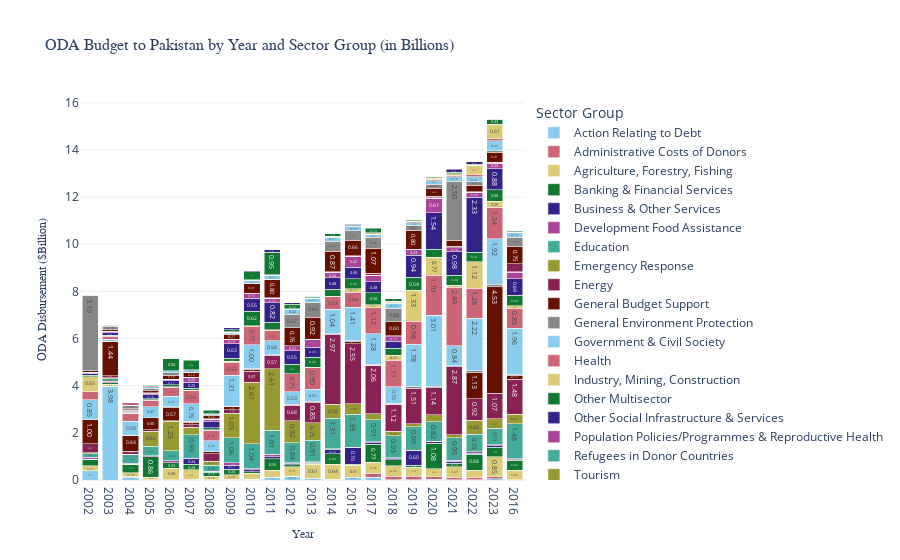

Notebook cell for this chart:
### Code cell
# Group by year and sector-group, sum the values
grouped = crs_data.groupby(["year", "sector-group"], as_index=False)["value"].sum()

# Rename columns for clarity
grouped.columns = ["year", "sector_group", "total_value"]

# Ensure year is treated as a category for better bar spacing
grouped["year"] = grouped["year"].astype(str)

# Create bar chart
fig = px.bar(
    grouped,
    x="year",
    y="total_value",
    color="sector_group",
    text="total_value",  # Show actual values on bars
    title="ODA Budget to Pakistan by Year and Sector Group (in Billions)",
    labels={
        "year": "Year",
        "total_value": "ODA Disbursement ($Billion)",
        "sector_group": "Sector Group"
    },
    color_discrete_sequence=px.colors.qualitative.Safe
)

# Customize layout
fig.update_layout(
    barmode="stack",
    title_font=dict(family="Arial", size=16),
    xaxis_title_font=dict(family="Arial", size=12),
    yaxis_title_font=dict(family="Arial", size=12),
    legend_title="Sector Group",
    template="plotly_white"
)

# format the bar labels for better readability
fig.update_traces(texttemplate='%{text:.2f}', textposition='inside')

fig.show()

### Figure 1 — Plotly figure (JSON) as saved in the notebook; plotly's stock layout.template omitted (floating-point values rounded to 4 significant figures)
{"data": [{"alignmentgroup": "True", "hovertemplate": "Sector Group=Action Relating to Debt<br>Year=%{x}<br>ODA Disbursement ($Billion)=%{text}<extra></extra>", "legendgroup": "Action Relating to Debt", "marker": {"color": "rgb(136, 204, 238)", "pattern": {"shape": ""}}, "name": "Action Relating to Debt", "offsetgroup": "Action Relating to Debt", "orientation": "v", "showlegend": true, "text": [0.3882, 3.981, 0.1266, 0.000568, 0.01157, 0.01955, 0.008461, 0.01462, 0.02696, 0.1191, 0.1572, 0.06292, 0.02252, 0.09124, 0.1176, 0.01085, 0.007857, 0.02651, 0.01006, 0.01683, 0.05463], "textposition": "inside", "texttemplate": "%{text:.2f}", "type": "bar", "x": ["2002", "2003", "2004", "2005", "2006", "2007", "2008", "2009", "2010", "2011", "2012", "2013", "2014", "2015", "2017", "2018", "2019", "2020", "2021", "2022", "2023"], "xaxis": "x", "y": [0.3882, 3.981, 0.1266, 0.000568, 0.01157, 0.01955, 0.008461, 0.01462, 0.02696, 0.1191, 0.1572, 0.06292, 0.02252, 0.09124, 0.1176, 0.01085, 0.007857, 0.02651, 0.01006, 0.01683, 0.05463], "yaxis": "y"}, {"alignmentgroup": "True", "hovertemplate": "Sector Group=Administrative Costs of Donors<br>Year=%{x}<br>ODA Disbursement ($Billion)=%{text}<extra></extra>", "legendgroup": "Administrative Costs of Donors", "marker": {"color": "rgb(204, 102, 119)", "pattern": {"shape": ""}}, "name": "Administrative Costs of Donors", "offsetgroup": "Administrative Costs of Donors", "orientation": "v", "showlegend": true, "text": [0.0001347, 1.602e-05, 0.001494, 0.0001195, 0.001389, 0.004648, 0.003719, 0.007709, 0.003002, 0.008294, 0.008435, 0.007119, 0.006155, 0.02033, 0.008073, 0.1767, 0.1412, 0.1563, 0.106, 0.1126, 0.08408, 0.09171], "textposition": "inside", "texttemplate": "%{text:.2f}", "type": "bar", "x": ["2002", "2003", "2004", "2005", "2006", "2007", "2008", "2009", "2010", "2011", "2012", "2013", "2014", "2015", "2016", "2017", "2018", "2019", "2020", "2021", "2022", "2023"], "xaxis": "x", "y": [0.0001347, 1.602e-05, 0.001494, 0.0001195, 0.001389, 0.004648, 0.003719, 0.007709, 0.003002, 0.008294, 0.008435, 0.007119, 0.006155, 0.02033, 0.008073, 0.1767, 0.1412, 0.1563, 0.106, 0.1126, 0.08408, 0.09171], "yaxis": "y"}, {"alignmentgroup": "True", "hovertemplate": "Sector Group=Agriculture, Forestry, Fishing<br>Year=%{x}<br>ODA Disbursement ($Billion)=%{text}<extra></extra>", "legendgroup": "Agriculture, Forestry, Fishing", "marker": {"color": "rgb(221, 204, 119)", "pattern": {"shape": ""}}, "name": "Agriculture, Forestry, Fishing", "offsetgroup": "Agriculture, Forestry, Fishing", "orientation": "v", "showlegend": true, "text": [0.2093, 0.07593, 0.1764, 0.12, 0.4767, 0.402, 0.1507, 0.1994, 0.2632, 0.2786, 0.4052, 0.6087, 0.6389, 0.5145, 0.4152, 0.4503, 0.4506, 0.3767, 0.3458, 0.4344, 0.308, 0.8494], "textposition": "inside", "texttemplate": "%{text:.2f}", "type": "bar", "x": ["2002", "2003", "2004", "2005", "2006", "2007", "2008", "2009", "2010", "2011", "2012", "2013", "2014", "2015", "2016", "2017", "2018", "2019", "2020", "2021", "2022", "2023"], "xaxis": "x", "y": [0.2093, 0.07593, 0.1764, 0.12, 0.4767, 0.402, 0.1507, 0.1994, 0.2632, 0.2786, 0.4052, 0.6087, 0.6389, 0.5145, 0.4152, 0.4503, 0.4506, 0.3767, 0.3458, 0.4344, 0.308, 0.8494], "yaxis": "y"}, {"alignmentgroup": "True", "hovertemplate": "Sector Group=Banking & Financial Services<br>Year=%{x}<br>ODA Disbursement ($Billion)=%{text}<extra></extra>", "legendgroup": "Banking & Financial Services", "marker": {"color": "rgb(17, 119, 51)", "pattern": {"shape": ""}}, "name": "Banking & Financial Services", "offsetgroup": "Banking & Financial Services", "orientation": "v", "showlegend": true, "text": [0.2902, 0.0662, 0.3666, 0.8603, 0.2456, 0.2366, 0.1764, 0.2363, 0.04935, 0.5007, 0.08143, 0.03731, 0.4444, 0.0435, 0.4208, 0.7682, 0.2595, 0.09328, 1.077, 0.153, 0.6849, 0.3985], "textposition": "inside", "texttemplate": "%{text:.2f}", "type": "bar", "x": ["2002", "2003", "2004", "2005", "2006", "2007", "2008", "2009", "2010", "2011", "2012", "2013", "2014", "2015", "2016", "2017", "2018", "2019", "2020", "2021", "2022", "2023"], "xaxis": "x", "y": [0.2902, 0.0662, 0.3666, 0.8603, 0.2456, 0.2366, 0.1764, 0.2363, 0.04935, 0.5007, 0.08143, 0.03731, 0.4444, 0.0435, 0.4208, 0.7682, 0.2595, 0.09328, 1.077, 0.153, 0.6849, 0.3985], "yaxis": "y"}, {"alignmentgroup": "True", "hovertemplate": "Sector Group=Business & Other Services<br>Year=%{x}<br>ODA Disbursement ($Billion)=%{text}<extra></extra>", "legendgroup": "Business & Other Services", "marker": {"color": "rgb(51, 34, 136)", "pattern": {"shape": ""}}, "name": "Business & Other Services", "offsetgroup": "Business & Other Services", "orientation": "v", "showlegend": true, "text": [0.000594, 0.001571, 0.001513, 0.003536, 0.001287, 0.238, 0.01005, 0.173, 0.09217, 0.07759, 0.06256, 0.04077, 0.1852, 0.6982, 0.02124, 0.06895, 0.03718, 0.5967, 0.07276, 0.08292, 0.03624, 0.05968], "textposition": "inside", "texttemplate": "%{text:.2f}", "type": "bar", "x": ["2002", "2003", "2004", "2005", "2006", "2007", "2008", "2009", "2010", "2011", "2012", "2013", "2014", "2015", "2016", "2017", "2018", "2019", "2020", "2021", "2022", "2023"], "xaxis": "x", "y": [0.000594, 0.001571, 0.001513, 0.003536, 0.001287, 0.238, 0.01005, 0.173, 0.09217, 0.07759, 0.06256, 0.04077, 0.1852, 0.6982, 0.02124, 0.06895, 0.03718, 0.5967, 0.07276, 0.08292, 0.03624, 0.05968], "yaxis": "y"}, {"alignmentgroup": "True", "hovertemplate": "Sector Group=Development Food Assistance<br>Year=%{x}<br>ODA Disbursement ($Billion)=%{text}<extra></extra>", "legendgroup": "Development Food Assistance", "marker": {"color": "rgb(170, 68, 153)", "pattern": {"shape": ""}}, "name": "Development Food Assistance", "offsetgroup": "Development Food Assistance", "orientation": "v", "showlegend": true, "text": [0.0837, 0.06228, 0.03324, 0.04206, 0.07279, 0.02643, 0.03124, 0.1003, 0.05195, 0.1063, 0.02432, 0.02176, 0.02335, 0.02833, 0.02621, 0.05091, 0.04085, 0.03056, 0.01875, 0.04802, 0.07029, 0.03124], "textposition": "inside", "texttemplate": "%{text:.2f}", "type": "bar", "x": ["2002", "2003", "2004", "2005", "2006", "2007", "2008", "2009", "2010", "2011", "2012", "2013", "2014", "2015", "2016", "2017", "2018", "2019", "2020", "2021", "2022", "2023"], "xaxis": "x", "y": [0.0837, 0.06228, 0.03324, 0.04206, 0.07279, 0.02643, 0.03124, 0.1003, 0.05195, 0.1063, 0.02432, 0.02176, 0.02335, 0.02833, 0.02621, 0.05091, 0.04085, 0.03056, 0.01875, 0.04802, 0.07029, 0.03124], "yaxis": "y"}, {"alignmentgroup": "True", "hovertemplate": "Sector Group=Education<br>Year=%{x}<br>ODA Disbursement ($Billion)=%{text}<extra></extra>", "legendgroup": "Education", "marker": {"color": "rgb(68, 170, 153)", "pattern": {"shape": ""}}, "name": "Education", "offsetgroup": "Education", "orientation": "v", "showlegend": true, "text": [0.1463, 0.1167, 0.3616, 0.4038, 0.4283, 0.9893, 0.252, 1.055, 1.041, 1.011, 0.8419, 0.9066, 1.309, 1.393, 1.485, 0.9138, 0.9323, 0.9888, 0.819, 0.9514, 0.7307, 0.7055], "textposition": "inside", "texttemplate": "%{text:.2f}", "type": "bar", "x": ["2002", "2003", "2004", "2005", "2006", "2007", "2008", "2009", "2010", "2011", "2012", "2013", "2014", "2015", "2016", "2017", "2018", "2019", "2020", "2021", "2022", "2023"], "xaxis": "x", "y": [0.1463, 0.1167, 0.3616, 0.4038, 0.4283, 0.9893, 0.252, 1.055, 1.041, 1.011, 0.8419, 0.9066, 1.309, 1.393, 1.485, 0.9138, 0.9323, 0.9888, 0.819, 0.9514, 0.7307, 0.7055], "yaxis": "y"}, {"alignmentgroup": "True", "hovertemplate": "Sector Group=Emergency Response<br>Year=%{x}<br>ODA Disbursement ($Billion)=%{text}<extra></extra>", "legendgroup": "Emergency Response", "marker": {"color": "rgb(153, 153, 51)", "pattern": {"shape": ""}}, "name": "Emergency Response", "offsetgroup": "Emergency Response", "orientation": "v", "showlegend": true, "text": [0.03394, 0.03453, 0.03271, 0.6357, 1.248, 0.3129, 0.1733, 1.054, 2.609, 2.61, 0.9222, 0.7523, 0.5791, 0.4475, 0.4122, 0.267, 0.2023, 0.1452, 0.2963, 0.1367, 0.6027, 0.4092], "textposition": "inside", "texttemplate": "%{text:.2f}", "type": "bar", "x": ["2002", "2003", "2004", "2005", "2006", "2007", "2008", "2009", "2010", "2011", "2012", "2013", "2014", "2015", "2016", "2017", "2018", "2019", "2020", "2021", "2022", "2023"], "xaxis": "x", "y": [0.03394, 0.03453, 0.03271, 0.6357, 1.248, 0.3129, 0.1733, 1.054, 2.609, 2.61, 0.9222, 0.7523, 0.5791, 0.4475, 0.4122, 0.267, 0.2023, 0.1452, 0.2963, 0.1367, 0.6027, 0.4092], "yaxis": "y"}, {"alignmentgroup": "True", "hovertemplate": "Sector Group=Energy<br>Year=%{x}<br>ODA Disbursement ($Billion)=%{text}<extra></extra>", "legendgroup": "Energy", "marker": {"color": "rgb(136, 34, 85)", "pattern": {"shape": ""}}, "name": "Energy", "offsetgroup": "Energy", "orientation": "v", "showlegend": true, "text": [0.396, 0.09057, 0.1288, 0.06471, 0.02339, 0.1094, 0.3136, 0.1374, 0.4677, 0.5722, 0.6763, 0.8453, 2.965, 2.547, 1.478, 2.057, 1.123, 1.505, 1.141, 2.866, 0.9178, 1.072], "textposition": "inside", "texttemplate": "%{text:.2f}", "type": "bar", "x": ["2002", "2003", "2004", "2005", "2006", "2007", "2008", "2009", "2010", "2011", "2012", "2013", "2014", "2015", "2016", "2017", "2018", "2019", "2020", "2021", "2022", "2023"], "xaxis": "x", "y": [0.396, 0.09057, 0.1288, 0.06471, 0.02339, 0.1094, 0.3136, 0.1374, 0.4677, 0.5722, 0.6763, 0.8453, 2.965, 2.547, 1.478, 2.057, 1.123, 1.505, 1.141, 2.866, 0.9178, 1.072], "yaxis": "y"}, {"alignmentgroup": "True", "hovertemplate": "Sector Group=General Budget Support<br>Year=%{x}<br>ODA Disbursement ($Billion)=%{text}<extra></extra>", "legendgroup": "General Budget Support", "marker": {"color": "rgb(102, 17, 0)", "pattern": {"shape": ""}}, "name": "General Budget Support", "offsetgroup": "General Budget Support", "orientation": "v", "showlegend": true, "text": [0.9972, 1.442, 0.6449, 0.4998, 0.5703, 0.1155, 0.07192, 0.1326, 0.09852, 0.11, 0.1749, 0.0004811, 0.0113, 0.006111, 0.0001707, 1.126, 4.527], "textposition": "inside", "texttemplate": "%{text:.2f}", "type": "bar", "x": ["2002", "2003", "2004", "2005", "2006", "2007", "2008", "2009", "2010", "2015", "2016", "2017", "2018", "2020", "2021", "2022", "2023"], "xaxis": "x", "y": [0.9972, 1.442, 0.6449, 0.4998, 0.5703, 0.1155, 0.07192, 0.1326, 0.09852, 0.11, 0.1749, 0.0004811, 0.0113, 0.006111, 0.0001707, 1.126, 4.527], "yaxis": "y"}, {"alignmentgroup": "True", "hovertemplate": "Sector Group=General Environment Protection<br>Year=%{x}<br>ODA Disbursement ($Billion)=%{text}<extra></extra>", "legendgroup": "General Environment Protection", "marker": {"color": "rgb(136, 136, 136)", "pattern": {"shape": ""}}, "name": "General Environment Protection", "offsetgroup": "General Environment Protection", "orientation": "v", "showlegend": true, "text": [0.01375, 0.02038, 0.02187, 0.01987, 0.02253, 0.03489, 0.01763, 0.02233, 0.02723, 0.03698, 0.04024, 0.06501, 0.0275, 0.02029, 0.04187, 0.04941, 0.04724, 0.06765, 0.069, 0.05741, 0.06315, 0.106], "textposition": "inside", "texttemplate": "%{text:.2f}", "type": "bar", "x": ["2002", "2003", "2004", "2005", "2006", "2007", "2008", "2009", "2010", "2011", "2012", "2013", "2014", "2015", "2016", "2017", "2018", "2019", "2020", "2021", "2022", "2023"], "xaxis": "x", "y": [0.01375, 0.02038, 0.02187, 0.01987, 0.02253, 0.03489, 0.01763, 0.02233, 0.02723, 0.03698, 0.04024, 0.06501, 0.0275, 0.02029, 0.04187, 0.04941, 0.04724, 0.06765, 0.069, 0.05741, 0.06315, 0.106], "yaxis": "y"}, {"alignmentgroup": "True", "hovertemplate": "Sector Group=Government & Civil Society<br>Year=%{x}<br>ODA Disbursement ($Billion)=%{text}<extra></extra>", "legendgroup": "Government & Civil Society", "marker": {"color": "rgb(136, 204, 238)", "pattern": {"shape": ""}}, "name": "Government & Civil Society", "offsetgroup": "Government & Civil Society", "orientation": "v", "showlegend": true, "text": [0.8529, 0.07183, 0.5938, 0.4672, 0.45, 0.7465, 0.4515, 1.311, 0.9986, 0.58, 0.5253, 0.5096, 1.035, 1.411, 1.963, 1.279, 0.7038, 1.781, 3.008, 0.8381, 2.219, 1.92], "textposition": "inside", "texttemplate": "%{text:.2f}", "type": "bar", "x": ["2002", "2003", "2004", "2005", "2006", "2007", "2008", "2009", "2010", "2011", "2012", "2013", "2014", "2015", "2016", "2017", "2018", "2019", "2020", "2021", "2022", "2023"], "xaxis": "x", "y": [0.8529, 0.07183, 0.5938, 0.4672, 0.45, 0.7465, 0.4515, 1.311, 0.9986, 0.58, 0.5253, 0.5096, 1.035, 1.411, 1.963, 1.279, 0.7038, 1.781, 3.008, 0.8381, 2.219, 1.92], "yaxis": "y"}, {"alignmentgroup": "True", "hovertemplate": "Sector Group=Health<br>Year=%{x}<br>ODA Disbursement ($Billion)=%{text}<extra></extra>", "legendgroup": "Health", "marker": {"color": "rgb(204, 102, 119)", "pattern": {"shape": ""}}, "name": "Health", "offsetgroup": "Health", "orientation": "v", "showlegend": true, "text": [0.3304, 0.1328, 0.3113, 0.2678, 0.3786, 0.5647, 0.4504, 0.5276, 0.7686, 0.4346, 0.752, 0.8977, 0.5272, 0.6374, 0.8467, 1.115, 1.114, 0.976, 1.701, 2.492, 1.284, 1.338], "textposition": "inside", "texttemplate": "%{text:.2f}", "type": "bar", "x": ["2002", "2003", "2004", "2005", "2006", "2007", "2008", "2009", "2010", "2011", "2012", "2013", "2014", "2015", "2016", "2017", "2018", "2019", "2020", "2021", "2022", "2023"], "xaxis": "x", "y": [0.3304, 0.1328, 0.3113, 0.2678, 0.3786, 0.5647, 0.4504, 0.5276, 0.7686, 0.4346, 0.752, 0.8977, 0.5272, 0.6374, 0.8467, 1.115, 1.114, 0.976, 1.701, 2.492, 1.284, 1.338], "yaxis": "y"}, {"alignmentgroup": "True", "hovertemplate": "Sector Group=Industry, Mining, Construction<br>Year=%{x}<br>ODA Disbursement ($Billion)=%{text}<extra></extra>", "legendgroup": "Industry, Mining, Construction", "marker": {"color": "rgb(221, 204, 119)", "pattern": {"shape": ""}}, "name": "Industry, Mining, Construction", "offsetgroup": "Industry, Mining, Construction", "orientation": "v", "showlegend": true, "text": [0.6459, 0.02102, 0.03866, 0.02183, 0.03633, 0.009009, 0.01669, 0.07038, 0.04617, 0.0429, 0.02072, 0.02484, 0.0216, 0.1517, 0.1051, 0.121, 0.2108, 1.327, 0.7659, 0.06975, 1.116, 0.2524], "textposition": "inside", "texttemplate": "%{text:.2f}", "type": "bar", "x": ["2002", "2003", "2004", "2005", "2006", "2007", "2008", "2009", "2010", "2011", "2012", "2013", "2014", "2015", "2016", "2017", "2018", "2019", "2020", "2021", "2022", "2023"], "xaxis": "x", "y": [0.6459, 0.02102, 0.03866, 0.02183, 0.03633, 0.009009, 0.01669, 0.07038, 0.04617, 0.0429, 0.02072, 0.02484, 0.0216, 0.1517, 0.1051, 0.121, 0.2108, 1.327, 0.7659, 0.06975, 1.116, 0.2524], "yaxis": "y"}, {"alignmentgroup": "True", "hovertemplate": "Sector Group=Other Multisector<br>Year=%{x}<br>ODA Disbursement ($Billion)=%{text}<extra></extra>", "legendgroup": "Other Multisector", "marker": {"color": "rgb(17, 119, 51)", "pattern": {"shape": ""}}, "name": "Other Multisector", "offsetgroup": "Other Multisector", "orientation": "v", "showlegend": true, "text": [0.04841, 0.01963, 0.03068, 0.04098, 0.08307, 0.0835, 0.08136, 0.1118, 0.618, 0.3207, 0.4029, 0.4184, 0.3065, 0.4269, 0.4382, 0.4992, 0.3034, 0.5423, 0.3353, 0.4415, 0.4095, 0.5035], "textposition": "inside", "texttemplate": "%{text:.2f}", "type": "bar", "x": ["2002", "2003", "2004", "2005", "2006", "2007", "2008", "2009", "2010", "2011", "2012", "2013", "2014", "2015", "2016", "2017", "2018", "2019", "2020", "2021", "2022", "2023"], "xaxis": "x", "y": [0.04841, 0.01963, 0.03068, 0.04098, 0.08307, 0.0835, 0.08136, 0.1118, 0.618, 0.3207, 0.4029, 0.4184, 0.3065, 0.4269, 0.4382, 0.4992, 0.3034, 0.5423, 0.3353, 0.4415, 0.4095, 0.5035], "yaxis": "y"}, {"alignmentgroup": "True", "hovertemplate": "Sector Group=Other Social Infrastructure & Services<br>Year=%{x}<br>ODA Disbursement ($Billion)=%{text}<extra></extra>", "legendgroup": "Other Social Infrastructure & Services", "marker": {"color": "rgb(51, 34, 136)", "pattern": {"shape": ""}}, "name": "Other Social Infrastructure & Services", "offsetgroup": "Other Social Infrastructure & Services", "orientation": "v", "showlegend": true, "text": [0.08419, 0.117, 0.05336, 0.1613, 0.1661, 0.2456, 0.2596, 0.6321, 0.5535, 0.8181, 0.5527, 0.4304, 0.4814, 0.4851, 0.6932, 0.4784, 0.2938, 0.9405, 1.543, 0.9815, 2.326, 0.8843], "textposition": "inside", "texttemplate": "%{text:.2f}", "type": "bar", "x": ["2002", "2003", "2004", "2005", "2006", "2007", "2008", "2009", "2010", "2011", "2012", "2013", "2014", "2015", "2016", "2017", "2018", "2019", "2020", "2021", "2022", "2023"], "xaxis": "x", "y": [0.08419, 0.117, 0.05336, 0.1613, 0.1661, 0.2456, 0.2596, 0.6321, 0.5535, 0.8181, 0.5527, 0.4304, 0.4814, 0.4851, 0.6932, 0.4784, 0.2938, 0.9405, 1.543, 0.9815, 2.326, 0.8843], "yaxis": "y"}, {"alignmentgroup": "True", "hovertemplate": "Sector Group=Population Policies/Programmes & Reproductive Health<br>Year=%{x}<br>ODA Disbursement ($Billion)=%{text}<extra></extra>", "legendgroup": "Population Policies/Programmes & Reproductive Health", "marker": {"color": "rgb(170, 68, 153)", "pattern": {"shape": ""}}, "name": "Population Policies/Programmes & Reproductive Health", "offsetgroup": "Population Policies/Programmes & Reproductive Health", "orientation": "v", "showlegend": true, "text": [0.03502, 0.05042, 0.04283, 0.0744, 0.05659, 0.217, 0.1173, 0.1826, 0.1882, 0.1888, 0.2139, 0.3313, 0.2387, 0.4676, 0.2927, 0.2721, 0.1888, 0.228, 0.6125, 0.176, 0.2002, 0.2315], "textposition": "inside", "texttemplate": "%{text:.2f}", "type": "bar", "x": ["2002", "2003", "2004", "2005", "2006", "2007", "2008", "2009", "2010", "2011", "2012", "2013", "2014", "2015", "2016", "2017", "2018", "2019", "2020", "2021", "2022", "2023"], "xaxis": "x", "y": [0.03502, 0.05042, 0.04283, 0.0744, 0.05659, 0.217, 0.1173, 0.1826, 0.1882, 0.1888, 0.2139, 0.3313, 0.2387, 0.4676, 0.2927, 0.2721, 0.1888, 0.228, 0.6125, 0.176, 0.2002, 0.2315], "yaxis": "y"}, {"alignmentgroup": "True", "hovertemplate": "Sector Group=Refugees in Donor Countries<br>Year=%{x}<br>ODA Disbursement ($Billion)=%{text}<extra></extra>", "legendgroup": "Refugees in Donor Countries", "marker": {"color": "rgb(68, 170, 153)", "pattern": {"shape": ""}}, "name": "Refugees in Donor Countries", "offsetgroup": "Refugees in Donor Countries", "orientation": "v", "showlegend": true, "text": [0.00814, 0.004988, 0.004037, 0.0205, 0.00165, 0.0004511, 0.0001789, 0.0003013, 0.0003416, 0.001077, 0.002066, 0.003227, 0.003577, 0.002352, 0.001363, 7.08e-07], "textposition": "inside", "texttemplate": "%{text:.2f}", "type": "bar", "x": ["2002", "2003", "2004", "2005", "2006", "2007", "2008", "2011", "2012", "2013", "2016", "2017", "2018", "2019", "2020", "2021"], "xaxis": "x", "y": [0.00814, 0.004988, 0.004037, 0.0205, 0.00165, 0.0004511, 0.0001789, 0.0003013, 0.0003416, 0.001077, 0.002066, 0.003227, 0.003577, 0.002352, 0.001363, 7.08e-07], "yaxis": "y"}, {"alignmentgroup": "True", "hovertemplate": "Sector Group=Tourism<br>Year=%{x}<br>ODA Disbursement ($Billion)=%{text}<extra></extra>", "legendgroup": "Tourism", "marker": {"color": "rgb(153, 153, 51)", "pattern": {"shape": ""}}, "name": "Tourism", "offsetgroup": "Tourism", "orientation": "v", "showlegend": true, "text": [0.0003032, 0.0002581, 5.057e-05, -8.531e-05, 3.699e-05, 0.0001421, 0.006688, 1.237e-05, 7.083e-05, 3.755e-05, 0.0003411, 0.0003805, 0.003279, 0.0001281, 0.0007936, 0.003303, 0.01717, 0.01052, 0.01053, 0.01543], "textposition": "inside", "texttemplate": "%{text:.2f}", "type": "bar", "x": ["2002", "2003", "2004", "2005", "2006", "2007", "2008", "2009", "2010", "2011", "2014", "2015", "2016", "2017", "2018", "2019", "2020", "2021", "2022", "2023"], "xaxis": "x", "y": [0.0003032, 0.0002581, 5.057e-05, -8.531e-05, 3.699e-05, 0.0001421, 0.006688, 1.237e-05, 7.083e-05, 3.755e-05, 0.0003411, 0.0003805, 0.003279, 0.0001281, 0.0007936, 0.003303, 0.01717, 0.01052, 0.01053, 0.01543], "yaxis": "y"}, {"alignmentgroup": "True", "hovertemplate": "Sector Group=Trade Policies & Regulations<br>Year=%{x}<br>ODA Disbursement ($Billion)=%{text}<extra></extra>", "legendgroup": "Trade Policies & Regulations", "marker": {"color": "rgb(136, 34, 85)", "pattern": {"shape": ""}}, "name": "Trade Policies & Regulations", "offsetgroup": "Trade Policies & Regulations", "orientation": "v", "showlegend": true, "text": [0.001326, 0.001669, 0.0003261, 0.005079, 0.003716, 0.0004702, 0.001913, 0.01031, 0.01416, 0.01754, 0.01493, 0.02032, 0.01657, 0.01469, 0.3384, 0.08295, 0.03718, 0.02714, 0.07548, 0.04457, 0.01809, 0.03743], "textposition": "inside", "texttemplate": "%{text:.2f}", "type": "bar", "x": ["2002", "2003", "2004", "2005", "2006", "2007", "2008", "2009", "2010", "2011", "2012", "2013", "2014", "2015", "2016", "2017", "2018", "2019", "2020", "2021", "2022", "2023"], "xaxis": "x", "y": [0.001326, 0.001669, 0.0003261, 0.005079, 0.003716, 0.0004702, 0.001913, 0.01031, 0.01416, 0.01754, 0.01493, 0.02032, 0.01657, 0.01469, 0.3384, 0.08295, 0.03718, 0.02714, 0.07548, 0.04457, 0.01809, 0.03743], "yaxis": "y"}, {"alignmentgroup": "True", "hovertemplate": "Sector Group=Transport & Storage<br>Year=%{x}<br>ODA Disbursement ($Billion)=%{text}<extra></extra>", "legendgroup": "Transport & Storage", "marker": {"color": "rgb(102, 17, 0)", "pattern": {"shape": ""}}, "name": "Transport & Storage", "offsetgroup": "Transport & Storage", "orientation": "v", "showlegend": true, "text": [0.06296, 0.05889, 0.04968, 0.06646, 0.1576, 0.1897, 0.1613, 0.2108, 0.411, 0.7979, 0.7637, 0.9164, 0.8665, 0.6609, 0.7533, 1.069, 0.6031, 0.8004, 0.348, 0.2631, 0.2807, 0.4133], "textposition": "inside", "texttemplate": "%{text:.2f}", "type": "bar", "x": ["2002", "2003", "2004", "2005", "2006", "2007", "2008", "2009", "2010", "2011", "2012", "2013", "2014", "2015", "2016", "2017", "2018", "2019", "2020", "2021", "2022", "2023"], "xaxis": "x", "y": [0.06296, 0.05889, 0.04968, 0.06646, 0.1576, 0.1897, 0.1613, 0.2108, 0.411, 0.7979, 0.7637, 0.9164, 0.8665, 0.6609, 0.7533, 1.069, 0.6031, 0.8004, 0.348, 0.2631, 0.2807, 0.4133], "yaxis": "y"}, {"alignmentgroup": "True", "hovertemplate": "Sector Group=Unallocated / Unspecified<br>Year=%{x}<br>ODA Disbursement ($Billion)=%{text}<extra></extra>", "legendgroup": "Unallocated / Unspecified", "marker": {"color": "rgb(136, 136, 136)", "pattern": {"shape": ""}}, "name": "Unallocated / Unspecified", "offsetgroup": "Unallocated / Unspecified", "orientation": "v", "showlegend": true, "text": [3.19, 0.1595, 0.134, 0.1257, 0.1148, 0.01919, 0.005337, 0.008025, 0.01537, 0.0007565, 0.5666, 0.6449, 0.4295, 0.3958, 0.3689, 0.461, 0.5798, 0.2133, 0.1652, 2.495, 0.1478, 0.06788], "textposition": "inside", "texttemplate": "%{text:.2f}", "type": "bar", "x": ["2002", "2003", "2004", "2005", "2006", "2007", "2008", "2009", "2010", "2011", "2012", "2013", "2014", "2015", "2016", "2017", "2018", "2019", "2020", "2021", "2022", "2023"], "xaxis": "x", "y": [3.19, 0.1595, 0.134, 0.1257, 0.1148, 0.01919, 0.005337, 0.008025, 0.01537, 0.0007565, 0.5666, 0.6449, 0.4295, 0.3958, 0.3689, 0.461, 0.5798, 0.2133, 0.1652, 2.495, 0.1478, 0.06788], "yaxis": "y"}, {"alignmentgroup": "True", "hovertemplate": "Sector Group=Water Supply & Sanitation<br>Year=%{x}<br>ODA Disbursement ($Billion)=%{text}<extra></extra>", "legendgroup": "Water Supply & Sanitation", "marker": {"color": "rgb(136, 204, 238)", "pattern": {"shape": ""}}, "name": "Water Supply & Sanitation", "offsetgroup": "Water Supply & Sanitation", "orientation": "v", "showlegend": true, "text": [0.01632, 0.02559, 0.01555, 0.04386, 0.08707, 0.1121, 0.05125, 0.06705, 0.1376, 0.1665, 0.2185, 0.171, 0.1655, 0.1884, 0.1928, 0.1165, 0.1921, 0.09739, 0.1408, 0.1911, 0.2078, 0.4142], "textposition": "inside", "texttemplate": "%{text:.2f}", "type": "bar", "x": ["2002", "2003", "2004", "2005", "2006", "2007", "2008", "2009", "2010", "2011", "2012", "2013", "2014", "2015", "2016", "2017", "2018", "2019", "2020", "2021", "2022", "2023"], "xaxis": "x", "y": [0.01632, 0.02559, 0.01555, 0.04386, 0.08707, 0.1121, 0.05125, 0.06705, 0.1376, 0.1665, 0.2185, 0.171, 0.1655, 0.1884, 0.1928, 0.1165, 0.1921, 0.09739, 0.1408, 0.1911, 0.2078, 0.4142], "yaxis": "y"}, {"alignmentgroup": "True", "hovertemplate": "Sector Group=Communications<br>Year=%{x}<br>ODA Disbursement ($Billion)=%{text}<extra></extra>", "legendgroup": "Communications", "marker": {"color": "rgb(204, 102, 119)", "pattern": {"shape": ""}}, "name": "Communications", "offsetgroup": "Communications", "orientation": "v", "showlegend": true, "text": [0.001846, 0.1117, 0.05466, 0.001168, 0.002853, 0.002135, 0.00108, 0.000941, 0.001424, 0.003733, 0.001109, 0.02333, 0.00078, 0.0003078, 0.0003432, 0.0288, 0.03818, 0.05344, 0.07116, 0.1106, 0.09303], "textposition": "inside", "texttemplate": "%{text:.2f}", "type": "bar", "x": ["2003", "2004", "2005", "2006", "2007", "2008", "2009", "2010", "2011", "2012", "2013", "2014", "2015", "2016", "2017", "2018", "2019", "2020", "2021", "2022", "2023"], "xaxis": "x", "y": [0.001846, 0.1117, 0.05466, 0.001168, 0.002853, 0.002135, 0.00108, 0.000941, 0.001424, 0.003733, 0.001109, 0.02333, 0.00078, 0.0003078, 0.0003432, 0.0288, 0.03818, 0.05344, 0.07116, 0.1106, 0.09303], "yaxis": "y"}, {"alignmentgroup": "True", "hovertemplate": "Sector Group=Disaster Prevention & Preparedness<br>Year=%{x}<br>ODA Disbursement ($Billion)=%{text}<extra></extra>", "legendgroup": "Disaster Prevention & Preparedness", "marker": {"color": "rgb(221, 204, 119)", "pattern": {"shape": ""}}, "name": "Disaster Prevention & Preparedness", "offsetgroup": "Disaster Prevention & Preparedness", "orientation": "v", "showlegend": true, "text": [8.866e-05, 0.006795, 0.0006968, 0.00651, 0.004864, 0.01336, 0.01414, 0.01819, 0.01689, 0.02462, 0.02039, 0.03161, 0.03586, 0.06139, 0.06704, 0.03057, 0.05931, 0.0656, 0.3727, 0.608], "textposition": "inside", "texttemplate": "%{text:.2f}", "type": "bar", "x": ["2004", "2005", "2006", "2007", "2008", "2009", "2010", "2011", "2012", "2013", "2014", "2015", "2016", "2017", "2018", "2019", "2020", "2021", "2022", "2023"], "xaxis": "x", "y": [8.866e-05, 0.006795, 0.0006968, 0.00651, 0.004864, 0.01336, 0.01414, 0.01819, 0.01689, 0.02462, 0.02039, 0.03161, 0.03586, 0.06139, 0.06704, 0.03057, 0.05931, 0.0656, 0.3727, 0.608], "yaxis": "y"}, {"alignmentgroup": "True", "hovertemplate": "Sector Group=Reconstruction Relief & Rehabilitation<br>Year=%{x}<br>ODA Disbursement ($Billion)=%{text}<extra></extra>", "legendgroup": "Reconstruction Relief & Rehabilitation", "marker": {"color": "rgb(17, 119, 51)", "pattern": {"shape": ""}}, "name": "Reconstruction Relief & Rehabilitation", "offsetgroup": "Reconstruction Relief & Rehabilitation", "orientation": "v", "showlegend": true, "text": [0.006279, 0.4972, 0.3903, 0.1434, 0.09642, 0.3314, 0.9524, 0.1887, 0.05008, 0.1143, 0.04866, 0.04343, 0.1908, 0.09996, 0.04396, 0.03979, 0.05532, 0.05255, 0.2273], "textposition": "inside", "texttemplate": "%{text:.2f}", "type": "bar", "x": ["2005", "2006", "2007", "2008", "2009", "2010", "2011", "2012", "2013", "2014", "2015", "2016", "2017", "2018", "2019", "2020", "2021", "2022", "2023"], "xaxis": "x", "y": [0.006279, 0.4972, 0.3903, 0.1434, 0.09642, 0.3314, 0.9524, 0.1887, 0.05008, 0.1143, 0.04866, 0.04343, 0.1908, 0.09996, 0.04396, 0.03979, 0.05532, 0.05255, 0.2273], "yaxis": "y"}, {"alignmentgroup": "True", "hovertemplate": "Sector Group=Other Commodity Assistance<br>Year=%{x}<br>ODA Disbursement ($Billion)=%{text}<extra></extra>", "legendgroup": "Other Commodity Assistance", "marker": {"color": "rgb(51, 34, 136)", "pattern": {"shape": ""}}, "name": "Other Commodity Assistance", "offsetgroup": "Other Commodity Assistance", "orientation": "v", "showlegend": true, "text": [0.08184, 0.05705, 0.1015, 0.05747, 0.01447, 0.008577, 0.007905, 0.1272, 0.1024, 0.003328], "textposition": "inside", "texttemplate": "%{text:.2f}", "type": "bar", "x": ["2009", "2010", "2011", "2012", "2013", "2014", "2015", "2021", "2022", "2023"], "xaxis": "x", "y": [0.08184, 0.05705, 0.1015, 0.05747, 0.01447, 0.008577, 0.007905, 0.1272, 0.1024, 0.003328], "yaxis": "y"}], "layout": {"barmode": "stack", "legend": {"title": {"text": "Sector Group"}, "tracegroupgap": 0}, "title": {"font": {"family": "Arial", "size": 16}, "text": "ODA Budget to Pakistan by Year and Sector Group (in Billions)"}, "xaxis": {"anchor": "y", "domain": [0, 1], "title": {"font": {"family": "Arial", "size": 12}, "text": "Year"}}, "yaxis": {"anchor": "x", "domain": [0, 1], "title": {"font": {"family": "Arial", "size": 12}, "text": "ODA Disbursement ($Billion)"}}}}
